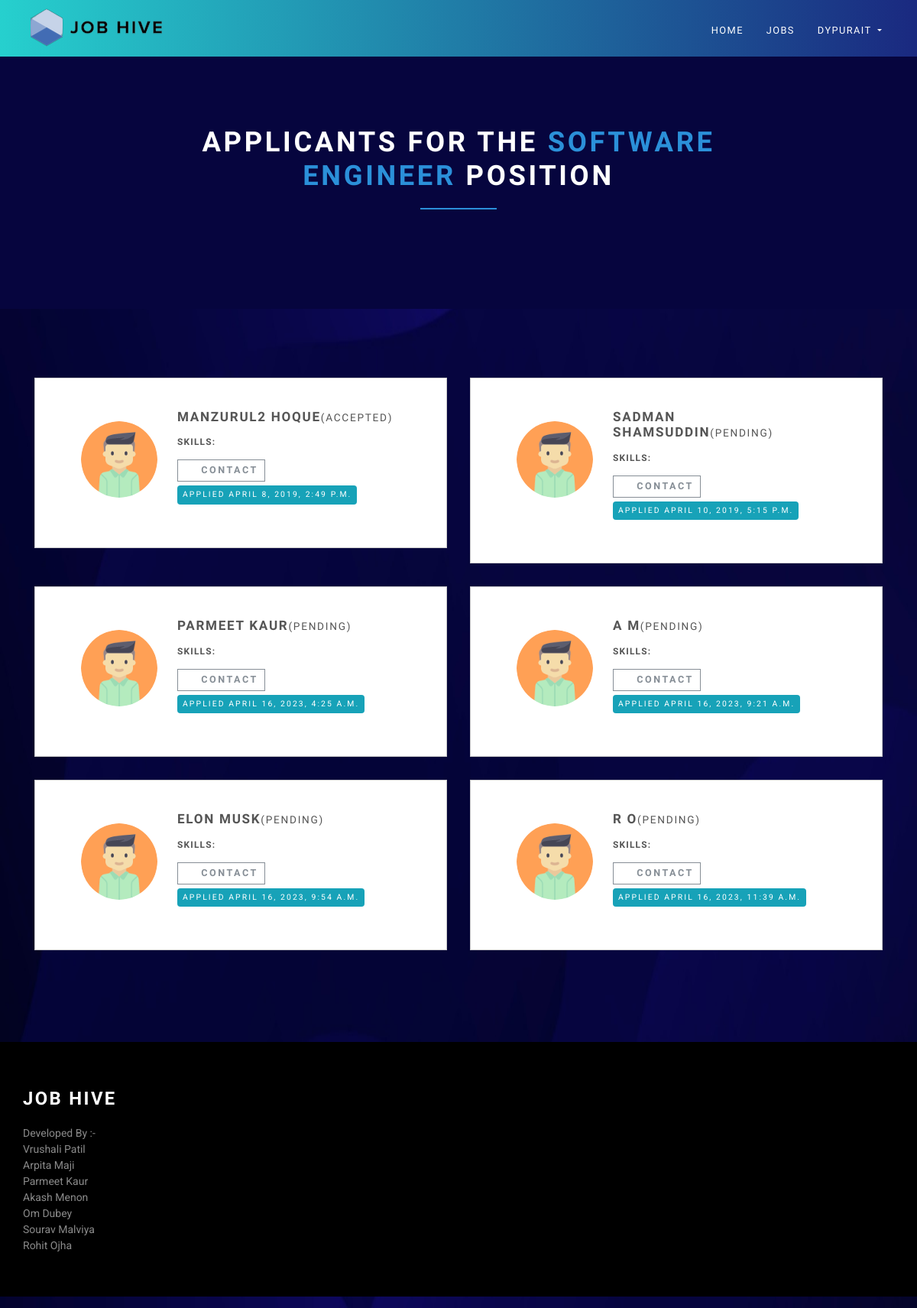
Page /en/employer/dashboard/applicants/2/ (signed in) on the committed database.
### accounts/models.py (models this page shows, shortened)
class User(AbstractUser):
    username = None
    role = models.CharField(max_length=12, error_messages={"required": "Role must be provided"})
    gender = models.CharField(max_length=10, blank=True, null=True, default="")
    email = models.EmailField(
        unique=True, blank=False, error_messages={"unique": "A user with that email already exists."}
    )
    USERNAME_FIELD = "email"
    REQUIRED_FIELDS = []
    objects = UserManager()

### jobsapp/models.py (models this page shows, shortened)
class Job(models.Model):
    user = models.ForeignKey(User, on_delete=models.CASCADE)
    title = models.CharField(max_length=300)
    description = models.TextField()
    location = models.CharField(max_length=150)
    type = models.CharField(choices=JOB_TYPE, max_length=10)
    category = models.CharField(max_length=100)
    last_date = models.DateTimeField()
    company_name = models.CharField(max_length=100)
    company_description = models.CharField(max_length=300)
    website = models.CharField(max_length=100, default="")
    created_at = models.DateTimeField(default=timezone.now)
    filled = models.BooleanField(default=False)
    salary = models.IntegerField(default=0, blank=True)
    tags = models.ManyToManyField(Tag)
    vacancy = models.IntegerField(default=1)
    objects = JobManager()
    class Meta:
        ordering = ["id"]

class Applicant(models.Model):
    user = models.ForeignKey(User, on_delete=models.CASCADE)
    job = models.ForeignKey(Job, on_delete=models.CASCADE, related_name="applicants")
    created_at = models.DateTimeField(default=timezone.now)
    comment = models.TextField(blank=True, null=True)
    status = models.SmallIntegerField(default=1)
    class Meta:
        ordering = ["id"]
        unique_together = ["user", "job"]
    @property
    def get_status(self):
        if self.status == 1:
            return "Pending"
        elif self.status == 2:
            return "Accepted"
        else:
            return "Rejected"

### jobsapp/views/employer.py (the view)
# urls.py: path("applicants/<int:job_id>/", ApplicantPerJobView.as_view(), name="employer-dashboard-applicants"),
class ApplicantPerJobView(ListView):
    model = Applicant
    template_name = "jobs/employer/applicants.html"
    context_object_name = "applicants"
    paginate_by = 6
    @method_decorator(login_required(login_url=reverse_lazy("accounts:login")))
    @method_decorator(user_is_employer)
    def dispatch(self, request, *args, **kwargs):
        return super().dispatch(self.request, *args, **kwargs)
    def get_queryset(self):
        return Applicant.objects.filter(job_id=self.kwargs["job_id"]).order_by("id")
    def get_context_data(self, **kwargs):
        context = super().get_context_data(**kwargs)
        context["job"] = Job.objects.get(id=self.kwargs["job_id"])
        return context

### templates/jobs/employer/applicants.html (shortened to what this page needs)
{% extends 'base.html' %}
{% load static %}
{% block content %}
    <section class="bg-light-gray" style="background-color :#06053e;">
        <div class="container">
            <div class="row">
                <div class="col-lg-8 mx-auto">
                    <h1 class="heading" style="color :white;">Applicants for the <span class="accent">{{ job.title }}</span> position</h1>
                </div>
            </div>
        </div>
    </section>
    <section>
        <div class="container">
            <div class="row">
                {% for applicant in applicants %}
                    <div class="col-lg-6">
                        <div class="box applicant">
                            <div class="row">
                                <div class="col-md-3 mr-4">
                                    <div class="image">
                                        <img src="{% static 'img/avatar.png' %}" alt=""
                                             class="img-fluid rounded-circle">
                                    </div>
                                </div>
                                <div class="col-md-8">
                                    <h4><a href="{% url 'jobs:applied-applicant-view' applicant.job.id applicant.id %}">{{ applicant.user.get_full_name }}</a><small>({{ applicant.get_status }})</small></h4>
                                    <h6>Skills:
                                    </h6>
                                    <a href="mailto:{{ applicant.user.email }}?Subject=Interested"
                                       class="btn btn-outline-white-secondary btn-sm">
                                        <i class="fa fa-envelope"></i>Contact
                                    </a>
                                    <p>
                                        <span class="badge badge-info">Applied {{ applicant.created_at.astimezone }}</span>
                                    </p>
                                </div>
                            </div>
                        </div>
                    </div>
                {% endfor %}
            </div>
        </div>
    </section>
{% endblock %}

### templates/base.html (shortened to what this page needs)
{% load static %}
{% load static i18n %}
{% get_current_language as LANGUAGE_CODE %}
<!DOCTYPE html>
<html lang="{{ LANGUAGE_CODE }}">
<head>
    <link rel="stylesheet"
          href="{% static 'vendor/bootstrap/css/bootstrap.min.css' %}">
    <link rel="stylesheet"
          href="{% static 'vendor/font-awesome/css/font-awesome.min.css' %}">
    <link rel="stylesheet" href="{% static 'vendor/owl.carousel/assets/owl.carousel.css' %}">
    <link rel="stylesheet" href="{% static 'vendor/owl.carousel/assets/owl.theme.default.css' %}">
    <link rel="stylesheet" href="{% static 'css/style.default.css' %}" id="theme-stylesheet">
    <link rel="stylesheet" href="{% static 'css/custom.css' %}">
    <link rel="stylesheet" href="https://cdnjs.cloudflare.com/ajax/libs/toastr.js/latest/toastr.min.css"/>
</head>
<body>
<header class="header">
    <nav class="navbar navbar-expand-lg">
        <div class="container-fluid">
            <a href="{% url 'jobs:home' %}" class="navbar-brand">
                <img src="{% static 'img/logo-small.png' %}" alt="logo" class="d-none d-lg-block">
            </a>
            <div id="navbarSupportedContent" class="collapse navbar-collapse">
                {% with request.resolver_match.url_name as url_name %}
                    <ul class="navbar-nav ml-auto">
                        <li class="nav-item {% if url_name == 'home' %}active{% endif %}">
                            <a href="{% url 'jobs:home' %}" class="nav-link">Home <span class="sr-only">(current)</span></a>
                        </li>
                        <li class="nav-item {% if url_name == 'jobs' %}active{% endif %}">
                            <a href="{% url 'jobs:jobs' %}" class="nav-link">Jobs</a>
                        </li>
                        {% if request.user.is_authenticated and request.user.role == 'employer' %}
                            <li class="nav-item dropdown">
                                <a id="clientZone" href="#" data-toggle="dropdown"
                                   aria-haspopup="true" aria-expanded="false"
                                       class="nav-link dropdown-toggle mb-3 mb-lg-0 mt-3 mt-lg-0">
                                    {% if request.user.role == 'employee' %}
                                        {{ request.user.first_name }} {{ request.user.last_name }}
                                    {% else %}
                                        {{ request.user.first_name }}
                                    {% endif %}
                                </a>
                            </li>
                        {% endif %}
                    </ul>
                {% endwith %}
            </div>
        </div>
    </nav>
</header>
<div>
    {% block content %} {% endblock %}
</div>
<div class="footer">
    <div class="container">
        <div class="row">
            <div class="footer-col1">
               <h3>Job Hive</h3>
                <p>Developed By :-
                    <br>
                    Vrushali Patil
                    <br>
                    Arpita Maji
                    <br>
                    Parmeet Kaur
                    <br>
                    Akash Menon
                    <br>
                    Om Dubey
                    <br>
                    Sourav Malviya
                    <br>
                    Rohit Ojha
                </p>
    </div>
</div>
</body>
</html>

### static/css/style.default.css (style rules this page uses)
html { height:100% }
body { height:100% }
header { z-index:1000 }
section { position:relative;padding-top:90px;padding-bottom:90px }
.heading { text-align:center;margin-bottom:40px }
.heading:after { content:" ";display:block;width:100px;height:2px;margin:20px auto 20px;background:#2b90d9 }
a,button { -webkit-transition:all .2s ease-out;transition:all .2s ease-out }
a i.fa,button i.fa { margin:0 5px }
.bg-light-gray { background:#fafafa }
.accent { color:#2b90d9 }
.badge { text-transform:uppercase;letter-spacing:.2em;font-weight:400;font-size:0.65rem;padding:7px }
.header { width:100% }
.navbar { text-transform:uppercase;letter-spacing:0.1em;background:#B3CAD8;padding-top:0 !important;padding-bottom:0 !important }
.navbar a { font-family:"Montserrat",Helvetica,Arial,sans-serif }
.navbar ul.navbar-nav>li>a:not(.navbar-btn) { color:#fff;font-weight:300;font-family:"Montserrat",Helvetica,Arial,sans-serif;font-size:0.8rem }
@media (min-width: 992px) { .navbar ul.navbar-nav>li>a:not(.navbar-btn) { border-top:5px solid transparent;padding:40px 15px !important;color:#fff;font-weight:300 } }
.box { background:#fff;margin:0 0 30px;border:solid 1px #ccc;-webkit-box-sizing:border-box;box-sizing:border-box;padding:40px }
.applicant { clear:both }
.applicant .image { width:100px;margin-left:20px }
.applicant .btn { margin-bottom:5px;margin-right:5px }
.navbar { padding:.5rem 1rem }
.navbar-brand { display:inline-block;padding-top:.33594rem;padding-bottom:.33594rem;margin-right:1rem;font-size:1.09375rem }
.btn { font-weight:700;font-family:"Montserrat",Helvetica,Arial,sans-serif;border:1px solid transparent;text-transform:uppercase;letter-spacing:0.2em;padding:.375rem .75rem;font-size:.875rem;line-height:1.5;border-radius:0;-webkit-transition:background-color 0.15s ease-in-out,border-color 0.15s ease-in-out,-webkit-box-shadow 0.15s ease-in-out;transition:background-color 0.15s ease-in-out,border-color 0.15s ease-in-out,-webkit-box-shadow 0.15s ease-in-out;transition:background-color 0.15s ease-in-out,border-color 0.15s ease-in-out,box-shadow 0.15s ease-in-out;transition:background-color 0.15s ease-in-out,border-color 0.15s ease-in-out,box-shadow 0.15s ease-in-out,-webkit-box-shadow 0.15s ease-in-out }
.btn-outline-white-secondary { color:#868e96;background-color:#fff;background-image:none;border-color:#868e96 }
.btn-sm { padding:.25rem .5rem;font-size:.7875rem;line-height:1.5;border-radius:0 }
body { font-family:"Roboto",Helvetica,Arial,sans-serif;font-size:.875rem;font-weight:400;line-height:1.5;color:#555;background-color:#fff }
a { color:#2b90d9;text-decoration:none }
h1,h2,h3,h4,h5,h6,.h1,.h2,.h3,.h4,.box-simple h3,.box-image .name h3,.box-image-text .top .name h3,.box-image-text .top .name h4,.h5,.h6 { margin-bottom:1rem;font-family:"Montserrat",Helvetica,Arial,sans-serif;font-weight:700;line-height:1.2;color:#555;text-transform:uppercase;letter-spacing:0.1em }
h1,.h1 { font-size:2.275rem }
h3,.h3 { font-size:1.4875rem }
h4,.h4,.box-simple h3,.box-image .name h3,.box-image-text .top .name h3,.box-image-text .top .name h4 { font-size:1.0675rem }
h6,.h6 { font-size:.74375rem }
small,.small { font-size:80%;font-weight:400 }
.badge-info { color:color-yiq(#17a2b8);background-color:#17a2b8 }

### templates/base.html (style rules this page uses)
body { background-image: url('meeting.jpeg'); background-repeat: no-repeat; background-attachment: fixed; background-size: 100% 100%; }
.navbar { background: #1A2980; background: -webkit-linear-gradient(to right, #26D0CE, #1A2980); background: linear-gradient(to right, #26D0CE, #1A2980); margin-top: -15px; margin-bottom: -15px; }
.footer { background: #000; color: #8a8a8a; font-size: 14px; padding: 60px 0 20px; }
.footer p { color: #8a8a8a; }
.footer h3 { color: #fff; margin-bottom: 20px; }
.footer-col1,.footer-col2,.footer-col3,.footer-col4 { min-width: 250px; margin-bottom: 20px; }
.footer-col1 { flex-basis: 30%; }
.bg-light-gray { background-color:whitesmoke; }
a, a:hover, a:focus, a:active { text-decoration: none; color: inherit; }

### rows in the picture
User: user.first_name "DYPURAIT"
Job: title "SOFTWARE ENGINEER"
Applicant: user.get_full_name "MANZURUL2 HOQUE", get_status "ACCEPTED", created_at.astimezone "APRIL 8, 2019, 2:49 P.M."
Applicant: user.get_full_name "SADMAN SHAMSUDDIN", get_status "PENDING", created_at.astimezone "APRIL 10, 2019, 5:15 P.M."
Applicant: user.get_full_name "PARMEET KAUR", get_status "PENDING", created_at.astimezone "APRIL 16, 2023, 4:25 A.M."
Applicant: user.get_full_name "A M", get_status "PENDING", created_at.astimezone "APRIL 16, 2023, 9:21 A.M."
Applicant: user.get_full_name "ELON MUSK", get_status "PENDING", created_at.astimezone "APRIL 16, 2023, 9:54 A.M."
Applicant: user.get_full_name "R O", get_status "PENDING", created_at.astimezone "APRIL 16, 2023, 11:39 A.M."
